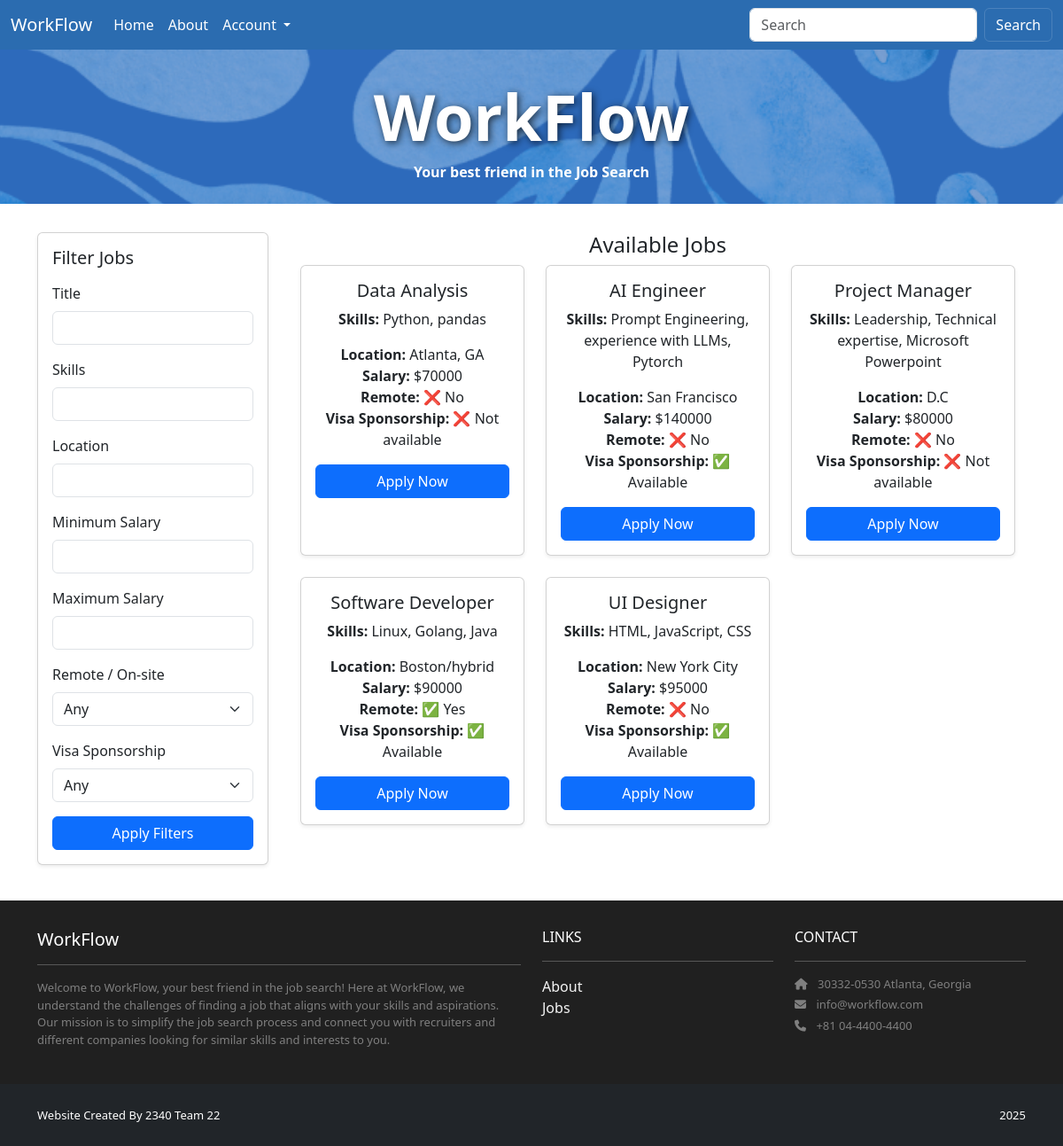
The app's page /jobs/, older data.
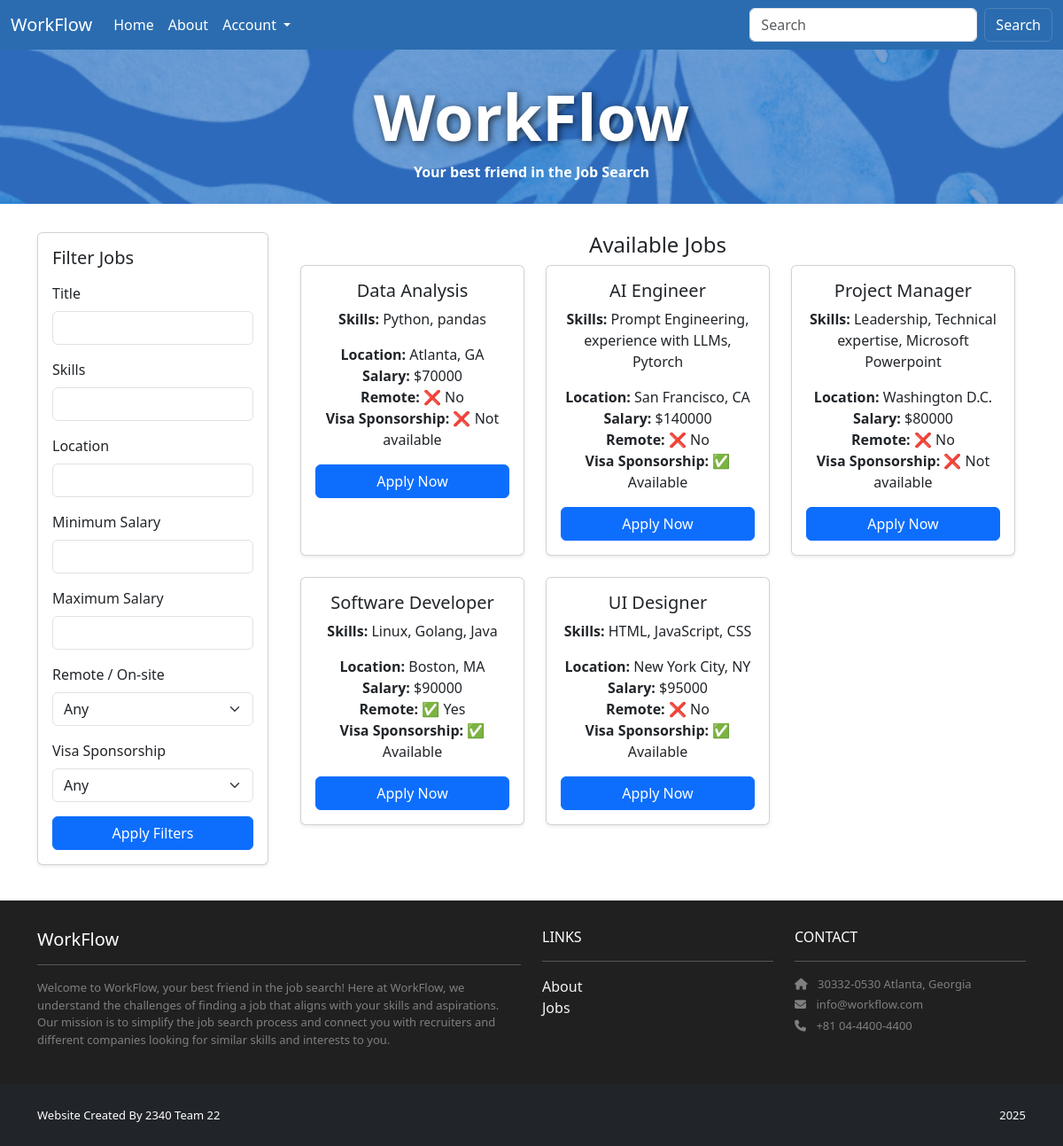
The same page, newer data.
### jobs/models.py (models this page shows, shortened)
class Job(models.Model):
    title = models.CharField(max_length=200)
    skills = models.TextField()
    location = models.CharField(max_length=300)
    salary = models.IntegerField()
    is_remote = models.BooleanField(default=False)
    visa_sponsorship = models.BooleanField(default=False)
    created_date = models.DateTimeField(default=timezone.now)
    recruiter = models.ForeignKey(
        settings.AUTH_USER_MODEL,
        on_delete=models.CASCADE,
        related_name='jobs'
    )

### jobs/views.py (the view)
# urls.py: path('', views.available_jobs, name='jobs.index'),
def available_jobs(request):
    template_data = {}
    template_data['title'] = 'Available Jobs'
    template_data['jobs'] = Job.objects.all()
    return render(request, 'jobs/index.html', {'template_data': template_data})

### jobs/templates/jobs/index.html
{% extends 'base.html' %}
{% block content %}
<header class="masthead bg-index text-center py-4">
  <div class="container d-flex align-items-center flex-column pt-2">
    <h2>WorkFlow</h2>
    <p>Your best friend in the Job Search</p>
  </div>
</header>
<div class="p-3">
  <div class="container">
    <div class="row mt-3">
      {% include 'jobs/filter.html' %}
      <div class="col mx-auto text-center mb-3">
        <h4>Available Jobs</h4>
        {% load humanize %}
        <div class="container">
          <div class="row g-4">
            {% for job in template_data.jobs %}
              {% include 'home/job.html' with job=job %}
            {% empty %}
              <p class="text-muted">No jobs found.</p>
            {% endfor %}
          </div>
        </div>
      </div>
    </div>
  </div>
</div>
{% endblock content %}

### jobproject/templates/base.html (shortened to what this page needs)
<!DOCTYPE html>
<html>
  {% load static %}
  <head>
    <link rel="stylesheet" href="{% static 'style.css' %}">
    <link href="https://cdn.jsdelivr.net/npm/bootstrap@5.3.3/dist/css/bootstrap.min.css" rel="stylesheet">
    <link rel="stylesheet" href="https://cdnjs.cloudflare.com/ajax/libs/font-awesome/6.1.1/css/all.min.css">
  </head>
  <body>
    <nav class="navbar navbar-expand-lg bg-body-tertiary custom-lightblue">
      <div class="container-fluid">
        <a class="navbar-brand" href="{% url 'home.index' %}">WorkFlow</a>
        <div class="collapse navbar-collapse" id="navbarSupportedContent">
          <ul class="navbar-nav me-auto mb-2 mb-lg-0">
            <li class="nav-item">
              <a class="nav-link {% if request.path == '/' %}active{% endif %}" {% if request.path == '/' %}aria-current="page"{% endif %} href="{% url 'home.index' %}">Home</a>
            </li>
            <li class="nav-item">
              <a class="nav-link" href="#">About</a>
            </li>
            <li class="nav-item dropdown">
              <a class="nav-link dropdown-toggle" href="#" role="button" data-bs-toggle="dropdown" aria-expanded="false">
                Account
                </a>
              </li>
             </ul>
            <form class="d-flex" role="search" action="{% url 'jobs.filters' %}" method="get">
              <input class="form-control me-2" type="search" name="search" placeholder="Search" aria-label="Search">
              <button class="btn btn-outline-success" type="submit">Search</button>
            </form>
          </div>
        </div>
      </nav>
    <main class="site-content">
      <div>
        {% block content %}
        {% endblock content %}
      </div>
    </main>
      <section class="p-3 ms-footer">
        <div class="container">
          <div class="row mt-3 text-white align-items-start">
            <div class="col-12 col-md-6 col-lg-6 mb-4">
              <h5 class="mb-2">WorkFlow</h5>
              <hr />
              <p class="mb-0">
                Welcome to WorkFlow, your best friend in the job search!
                Here at WorkFlow, we understand the challenges of finding a
                job that aligns with your skills and aspirations. Our mission is to
                simplify the job search process and connect you with recruiters and
                different companies looking for similar skills and interests to you.
              </p>
            </div>
            <div class="col-6 col-md-3 col-lg-3 mb-4">
              <h6 class="mb-2">LINKS</h6>
              <hr />
              <ul class="list-unstyled mb-0">
                <li><a class="nav-link p-0 text-white" href="#">About</a></li>
                <li><a class="nav-link p-0 text-white" href="#">Jobs</a></li>
              </ul>
            </div>
            <div class="col-6 col-md-3 col-lg-3 mb-4">
              <h6 class="mb-2">CONTACT</h6>
              <hr />
              <p class="mb-1"><i class="fas fa-home me-2"></i>
                30332-0530 Atlanta, Georgia
              </p>
              <p class="mb-1"><i class="fas fa-envelope me-2"></i>
                info@workflow.com
              </p>
              <p class="mb-0"><i class="fas fa-phone me-2"></i>
                +81 04-4400-4400
              </p>
            </div>
          </div>
        </div>
      </section>
    <section class="p-3 ms-footer-bottom bg-dark">
      <div class="container">
        <div class="row align-items-center">
          <div class="col-12 col-md-6 text-white text-start mb-2 mb-md-0">
            <span>Website Created By
              <a class="text-white" target="_blank">2340 Team 22</a>
            </span>
          </div>
          <div class="col-12 col-md-6 text-white text-md-end text-start">
            <span>2025</span>
          </div>
        </div>
      </div>
    </section>
  </body>
</html>

### jobs/templates/jobs/filter.html (shortened to what this page needs)
<div class="col-md-3">
    <div class="card shadow-sm mb-4">
    <div class="card-body">
        <h5 class="card-title mb-3">Filter Jobs</h5>
        <form method="get" action="{% url 'jobs.filters' %}">
        <div class="mb-3">
            <label for="title" class="form-label">Title</label>
            <input type="text" class="form-control" id="title" name="title" value="{{ request.GET.title }}">
        </div>
        <div class="mb-3">
            <label for="skills" class="form-label">Skills</label>
            <input type="text" class="form-control" id="skills" name="skills" value="{{ request.GET.skills }}">
        </div>
        <div class="mb-3">
            <label for="location" class="form-label">Location</label>
            <input type="text" class="form-control" id="location" name="location" value="{{ request.GET.location }}">
        </div>
            <div class="mb-3">
                <label for="min_salary" class="form-label">Minimum Salary</label>
                <input type="number" class="form-control" id="min_salary" name="min_salary" value="{{ request.GET.min_salary }}">
            </div>
            <div class="mb-3">
                <label for="max_salary" class="form-label">Maximum Salary</label>
                <input type="number" class="form-control" id="max_salary" name="max_salary" value="{{ request.GET.max_salary }}">
            </div>
        <div class="mb-3">
            <label class="form-label">Remote / On-site</label>
            <select class="form-select" name="remote">
            <option value="">Any</option>
            </select>
        </div>
        <div class="mb-3">
            <label class="form-label">Visa Sponsorship</label>
            <select class="form-select" name="visa">
            <option value="">Any</option>
            </select>
        </div>
        <button type="submit"  class="btn btn-primary w-100">Apply Filters</button>
        </form>
    </div>
    </div>
</div>

### home/templates/home/job.html
<div class="col-md-6 col-lg-4">
  <div class="card h-100 shadow-sm">
    <div class="card-body">
      <h5 class="card-title">{{ job.title }}</h5>
      <p class="card-text">
        <strong>Skills:</strong> {{ job.skills|linebreaksbr }}
      </p>
      <ul class="list-unstyled mb-3">
        <li><strong>Location:</strong> {{ job.location }}</li>
        <li><strong>Salary:</strong> ${{ job.salary }}</li>
        <li>
          <strong>Remote:</strong>
          {% if job.is_remote %} ✅ Yes {% else %} ❌ No {% endif %}
        </li>
        <li>
          <strong>Visa Sponsorship:</strong>
          {% if job.visa_sponsorship %} ✅ Available {% else %} ❌ Not available {% endif %}
        </li>
      </ul>
        {% if user.is_authenticated %}
            <a href="{% url 'apply_to_job' job.id %}" class="btn btn-primary mt-auto w-100">Apply Now</a>
        {% else %}
              <a href="{% url 'accounts.login' %}?next={% url 'apply_to_job' job.id %}" class="btn btn-primary mt-auto w-100"> Apply Now</a>
        {% endif %}
    </div>
  </div>
</div>

### jobproject/static/style.css (style rules this page uses)
.bg-index { background: url("/static/img/homeBackground.png") no-repeat center center fixed; background-size: cover; }
.masthead h2 { color: #fff !important; font-size: 4.5rem; font-weight: 800; text-shadow: 2px 2px 8px rgba(0,0,0,0.7); }
.masthead p { color: #fff !important; font-weight: 600; margin-bottom: 0; }
.navbar.custom-lightblue, .navbar.custom-lightblue .container-fluid { background-color: #2b6cb0; }
.navbar.custom-lightblue { background-color: #2b6cb0 !important; }
.navbar.custom-lightblue .navbar-brand, .navbar.custom-lightblue .nav-link, .navbar.custom-lightblue .navbar-toggler { color: #ffffff; }
.navbar.custom-lightblue .btn { border-color: rgba(255,255,255,0.15); color: #fff; }
.ms-footer { background-color: #202020; }
.ms-footer p { color: #7F7F7F; font-size: 13px; }
.ms-footer-bottom span { font-size: 13px; line-height: 38px; }
.ms-footer-bottom a { color: #6ab43e; text-decoration: none; }
.ms-footer .nav-link, .ms-footer a, .ms-footer h5, .ms-footer h6 { color: #ffffff; }
.ms-footer .nav-link.p-0 { opacity: 0.95; }
.ms-footer .mb-0 { margin-bottom: 0 !important; }

### jobproject/templates/base.html (style rules this page uses)
html, body { height: 100%; }
body { display: flex; flex-direction: column; min-height: 100vh; }
main.site-content { flex: 1 0 auto; }

Row changes from the older to the newer data that the page shows:
changed Job "AI Engineer": location "San Francisco" → "San Francisco, CA"
changed Job "Project Manager": location "D.C" → "Washington D.C."
changed Job "Software Developer": location "Boston/hybrid" → "Boston, MA"
changed Job "UI Designer": location "New York City" → "New York City, NY"
